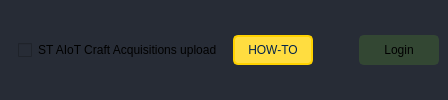
                                <widget class="QFrame" name="frame_prj_name">
                                 <property name="maximumSize">
                                  <size>
                                   <width>16777215</width>
                                   <height>16777215</height>
                                  </size>
                                 </property>
                                 <property name="cursor">
                                  <cursorShape>ArrowCursor</cursorShape>
                                 </property>
                                 <property name="styleSheet">
                                  <string notr="true">QFrame {
	border: transparent;
	background-color: rgb(39, 44, 54);
}</string>
                                 </property>
                                 <property name="frameShape">
                                  <enum>QFrame::Shape::StyledPanel</enum>
                                 </property>
                                 <property name="frameShadow">
                                  <enum>QFrame::Shadow::Raised</enum>
                                 </property>
                                 <layout class="QHBoxLayout" name="horizontalLayout_9">
                                  <property name="leftMargin">
                                   <number>9</number>
                                  </property>
                                  <property name="topMargin">
                                   <number>0</number>
                                  </property>
                                  <property name="rightMargin">
                                   <number>9</number>
                                  </property>
                                  <property name="bottomMargin">
                                   <number>0</number>
                                  </property>
                                  <item>
                                   <widget class="QCheckBox" name="upload_acquisition_checkBox">
                                    <property name="enabled">
                                     <bool>true</bool>
                                    </property>
                                    <property name="sizePolicy">
                                     <sizepolicy hsizetype="Preferred" vsizetype="Preferred">
                                      <horstretch>0</horstretch>
                                      <verstretch>0</verstretch>
                                     </sizepolicy>
                                    </property>
                                    <property name="styleSheet">
                                     <string notr="true">font: 700 12pt &quot;Segoe UI&quot;;
background-color: rgb(39, 44, 54);
padding: 9;</string>
                                    </property>
                                    <property name="text">
                                     <string>ST AIoT Craft Acquisitions upload</string>
                                    </property>
                                    <property name="checked">
                                     <bool>false</bool>
                                    </property>
                                   </widget>
                                  </item>
                                  <item>
                                   <widget class="QPushButton" name="howto_button">
                                    <property name="sizePolicy">
                                     <sizepolicy hsizetype="Fixed" vsizetype="Fixed">
                                      <horstretch>0</horstretch>
                                      <verstretch>0</verstretch>
                                     </sizepolicy>
                                    </property>
                                    <property name="minimumSize">
                                     <size>
                                      <width>80</width>
                                      <height>30</height>
                                     </size>
                                    </property>
                                    <property name="styleSheet">
                                     <string notr="true">QPushButton {
	border: 2px solid rgb(255, 210, 0);
	border-radius: 5px;	
	background-color: rgb(255, 221, 64);
	font: 700 9pt &quot;Segoe UI&quot;;
	color: rgb(3, 35, 75);
}
QPushButton:hover {
	background-color: rgb(255, 232, 128);
	border: 2px solid rgb(255, 210, 0);
}
QPushButton:pressed {	
	background-color: (255, 210, 0);
	border: 2px solid rgb(255, 232, 128);
}
QPushButton:disabled {	
	background-color: rgb(35, 40, 49);
	border: 2px solid rgb(43, 50, 61);
}</string>
                                    </property>
                                    <property name="text">
                                     <string>HOW-TO</string>
                                    </property>
                                    <property name="icon">
                                     <iconset resource="resources.qrc">
                                      <normaloff>:/icons/icons/lightbulb_18dp_03234B.svg</normaloff>:/icons/icons/lightbulb_18dp_03234B.svg</iconset>
                                    </property>
                                   </widget>
                                  </item>
                                  <item>
                                   <spacer name="horizontalSpacer">
                                    <property name="orientation">
                                     <enum>Qt::Orientation::Horizontal</enum>
                                    </property>
                                    <property name="sizeHint" stdset="0">
                                     <size>
                                      <width>40</width>
                                      <height>20</height>
                                     </size>
                                    </property>
                                   </spacer>
                                  </item>
                                  <item>
                                   <widget class="QPushButton" name="login_button">
                                    <property name="enabled">
                                     <bool>true</bool>
                                    </property>
                                    <property name="sizePolicy">
                                     <sizepolicy hsizetype="Fixed" vsizetype="Fixed">
                                      <horstretch>0</horstretch>
                                      <verstretch>0</verstretch>
                                     </sizepolicy>
                                    </property>
                                    <property name="minimumSize">
                                     <size>
                                      <width>80</width>
                                      <height>30</height>
                                     </size>
                                    </property>
                                    <property name="styleSheet">
                                     <string notr="true">QPushButton {
	border: 2px solid rgb(51, 71, 51);
	border-radius: 5px;	
	background-color: rgb(51, 71, 51);
	font: 700 9pt &quot;Segoe UI&quot;;
}
QPushButton:hover {
	background-color: rgb(57, 81, 57);
	border: 2px solid rgb(61, 87, 61);
}
QPushButton:pressed {	
	background-color: rgb(34, 48, 34);
	border: 2px solid rgb(42, 60, 42);
}
QPushButton:disabled {	
	background-color: rgb(35, 40, 49);
	border: 2px solid rgb(43, 50, 61);
}</string>
                                    </property>
                                    <property name="text">
                                     <string>Login</string>
                                    </property>
                                   </widget>
                                  </item>
                                 </layout>
                                </widget>
